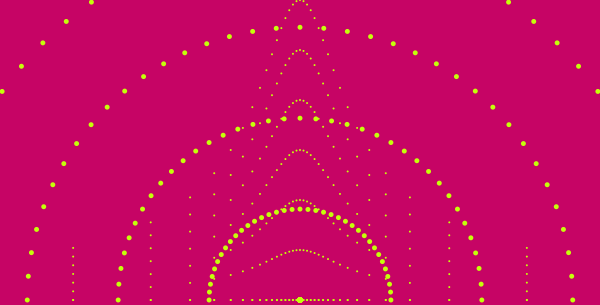
Frame 1 (no input)
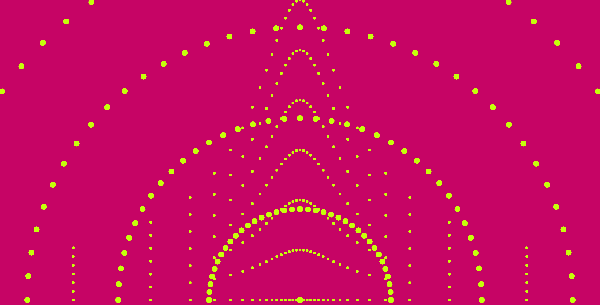
Frame 60 (the mouse pressed at the canvas centre just before this capture)
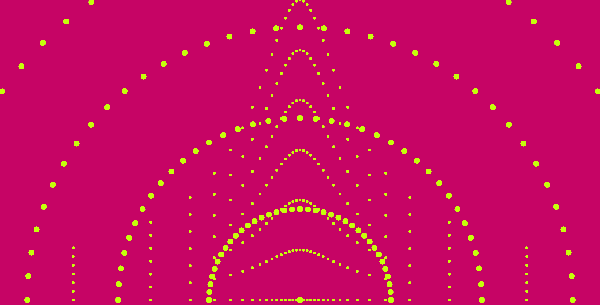
Frame 120 (the mouse held since frame 60 and released just before this capture)

The Processing sketch that drew these frames (run headless with seeded random() and noise(); from frame 60 on, the mouse is pressed at the canvas centre):

// Processing sketch: processing_175830
// ── processing_175830.pde

void setup()
{
  size(600, 305);
  background (#C60465);
  smooth();
}


void draw()
{
  
  
fill(#C5FF0A);
noStroke();


  for (int deg = 0; deg < 360; deg += 5) {
    for (int i=0;  i<650; i +=100) {
    int radius = 40;
    float angle = radians(deg);


    float x = 300+ (tan(angle) * radius);
    float y = 300+ (cos(angle) * i/2);
    ellipse(x, y, 2, 2);



    float x1 = 300+ (sin(angle) * i/1.1);
    float y1 = 300+ (cos(angle) * i/1.1);
    ellipse(x1, y1, 5, 5);

  }
}
}
